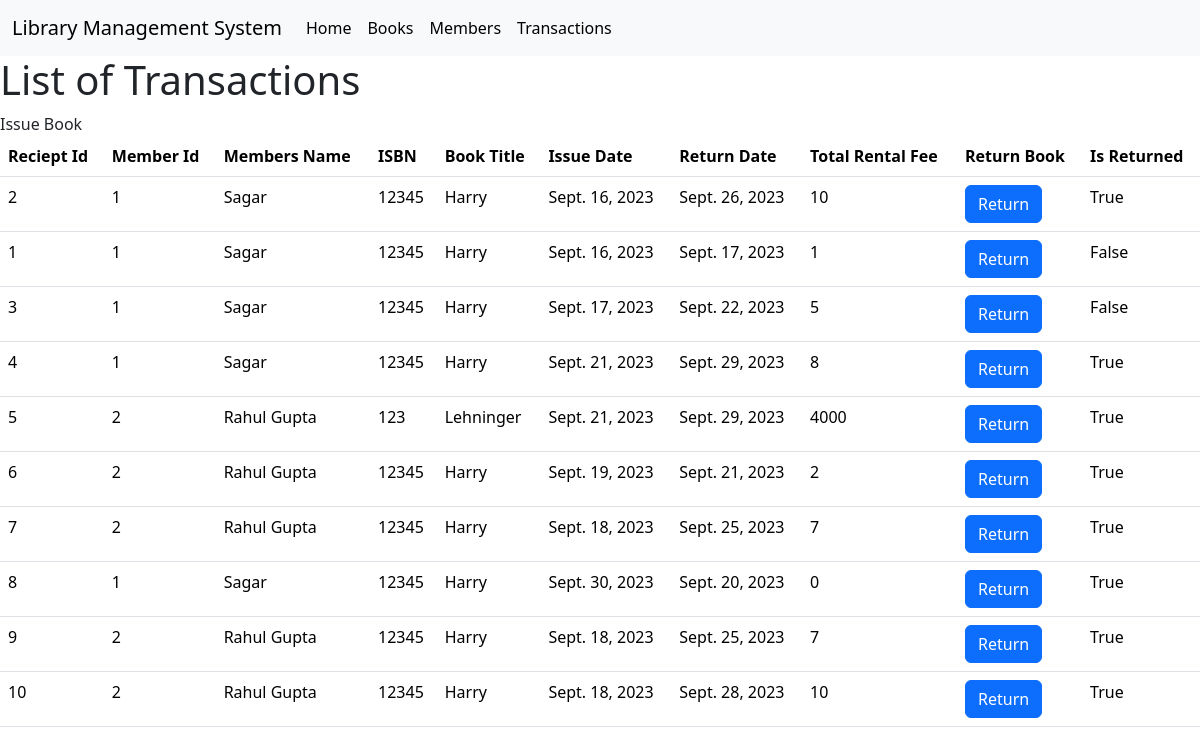
Page /transactions on the committed database.
### home/models.py (models this page shows, shortened)
class Members(models.Model):
    members_id = models.IntegerField(primary_key=True)
    name = models.CharField(max_length=200)
    email_id = models.CharField(max_length=200)
    mobile_no = models.BigIntegerField()
    debt = models.IntegerField(default=0)

class Transaction(models.Model):
    members_id = models.IntegerField()
    transaction_id = models.IntegerField()
    book_isbn = models.CharField(max_length=200)
    issue_date = models.DateField()
    return_date = models.DateField()
    number_of_days = models.IntegerField()
    total_rental_fees = models.IntegerField()
    is_returned = models.BooleanField(default=False)

class Book(models.Model):
    title = models.CharField(max_length=200)
    author = models.CharField(max_length=200)
    isbn = models.CharField(max_length=200, primary_key=True)
    publisher = models.CharField(max_length=200)
    page = models.IntegerField()
    quantity = models.IntegerField()
    fee = models.IntegerField()

### home/views.py (the view)
# urls.py: path('transactions', views.transactionView, name='transactionView'),
def transactionView(request):
    transactions = Transaction.objects.all()
    var = []
    for i in transactions:
        reciept_id = i.transaction_id
        members_id = i.members_id
        book_isbn = i.book_isbn
        issue_date = i.issue_date
        return_date = i.return_date
        total_rental_fees = i.total_rental_fees
        oneMember = Members.objects.get(members_id=members_id)
        onebook = Book.objects.get(isbn=book_isbn)
        transData = TransactionData(reciept_id, members_id, oneMember.name, book_isbn, onebook.title, issue_date,
                                    return_date, total_rental_fees, i.is_returned)
        var.append(transData)
    context = {'transData': var}
    return render(request, 'transaction.html', context)

### templates/transaction.html
{% extends 'base.html' %}
{% block body %}
<h1>List of Transactions</h1>
<a class="nav-link active" aria-current="page" href="/issue_book_view">Issue Book</a>
<table class="table">
  <thead>
    <tr>
      <th scope="col">Reciept Id</th>
      <th scope="col">Member Id</th>
      <th scope="col">Members Name</th>
      <th scope="col">ISBN</th>
      <th scope="col">Book Title</th>
      <th scope="col">Issue Date</th>
      <th scope="col">Return Date</th>
      <th scope="col">Total Rental Fee</th>
      <th scope="col">Return Book</th>
      <th scope="col">Is Returned</th>
    </tr>
  </thead>
  <tbody>
  {% for i in transData %}
    <tr>
      <td>{{i.reciept_id}}</td>
      <td>{{i.members_id}}</td>
      <td>{{i.members_name}}</td>
      <td>{{i.isbn}}</td>
      <td>{{i.book_title}}</td>
      <td>{{i.issue_date}}</td>
      <td>{{i.return_date}}</td>
      <td>{{i.total_rental_fee}}</td>
      <td>
          <a href="/return_book?reciept_id={{i.reciept_id}}"><button type="button" class="btn btn-primary">Return</button></a>
      </td>
      <td>{{i.is_returned}}</td>
    </tr>
  {% endfor %}
  </tbody>
</table>
{% endblock %}

### templates/base.html (shortened to what this page needs)
<!doctype html>
<html lang="en">
<head>
    <link href="https://cdn.jsdelivr.net/npm/bootstrap@5.3.1/dist/css/bootstrap.min.css" rel="stylesheet"
>
</head>
<body>
<nav class="navbar navbar-expand-lg bg-body-tertiary">
    <div class="container-fluid">
        <a class="navbar-brand" href="/">Library Management System</a>
        <div class="collapse navbar-collapse" id="navbarSupportedContent">
            <ul class="navbar-nav me-auto mb-2 mb-lg-0">
                <li class="nav-item">
                    <a class="nav-link active" aria-current="page" href="/">Home</a>
                </li>
                <li class="nav-item">
                    <a class="nav-link active" aria-current="page" href="book">Books</a>
                </li>
                <li class="nav-item">
                    <a class="nav-link active" aria-current="page" href="members">Members</a>
                </li>
                <li class="nav-item">
                    <a class="nav-link active" aria-current="page" href="transactions">Transactions</a>
                </li>
            </ul>
        </div>
    </div>
</nav>
{% block body %} {% endblock %}
</body>
</html>

### rows in the picture
Members: members_name "Sagar" "Sagar" "Sagar" "Sagar" "Sagar"
Transaction: isbn "12345", issue_date "Sept. 16, 2023", return_date "Sept. 26, 2023"
Book: book_title "Harry" "Harry" "Harry" "Harry" "Harry" "Harry" "Harry" "Harry" "Harry"
Transaction: isbn "12345", issue_date "Sept. 16, 2023", return_date "Sept. 17, 2023"
Transaction: isbn "12345", issue_date "Sept. 17, 2023", return_date "Sept. 22, 2023"
Transaction: isbn "12345", issue_date "Sept. 21, 2023", return_date "Sept. 29, 2023"
Members: members_name "Rahul Gupta" "Rahul Gupta" "Rahul Gupta" "Rahul Gupta" "Rahul Gupta"
Transaction: isbn "123", issue_date "Sept. 21, 2023", return_date "Sept. 29, 2023"
Book: book_title "Lehninger"
Transaction: isbn "12345", issue_date "Sept. 19, 2023", return_date "Sept. 21, 2023"
Transaction: isbn "12345", issue_date "Sept. 18, 2023", return_date "Sept. 25, 2023"
Transaction: isbn "12345", issue_date "Sept. 30, 2023", return_date "Sept. 20, 2023"
Transaction: isbn "12345", issue_date "Sept. 18, 2023", return_date "Sept. 25, 2023"
Transaction: isbn "12345", issue_date "Sept. 18, 2023", return_date "Sept. 28, 2023"

### other values in the picture
{{ i.reciept_id }} "2" "1" "3" "4" "5" "6" "7" "8" "9" "10"
{{ i.members_id }} "1" "1" "1" "1" "2" "2" "2" "1" "2" "2"
{{ i.total_rental_fee }} "10" "1" "5" "8" "4000" "2" "7" "0" "7" "10"
{{ i.is_returned }} "True" "False" "False" "True" "True" "True" "True" "True" "True" "True"
